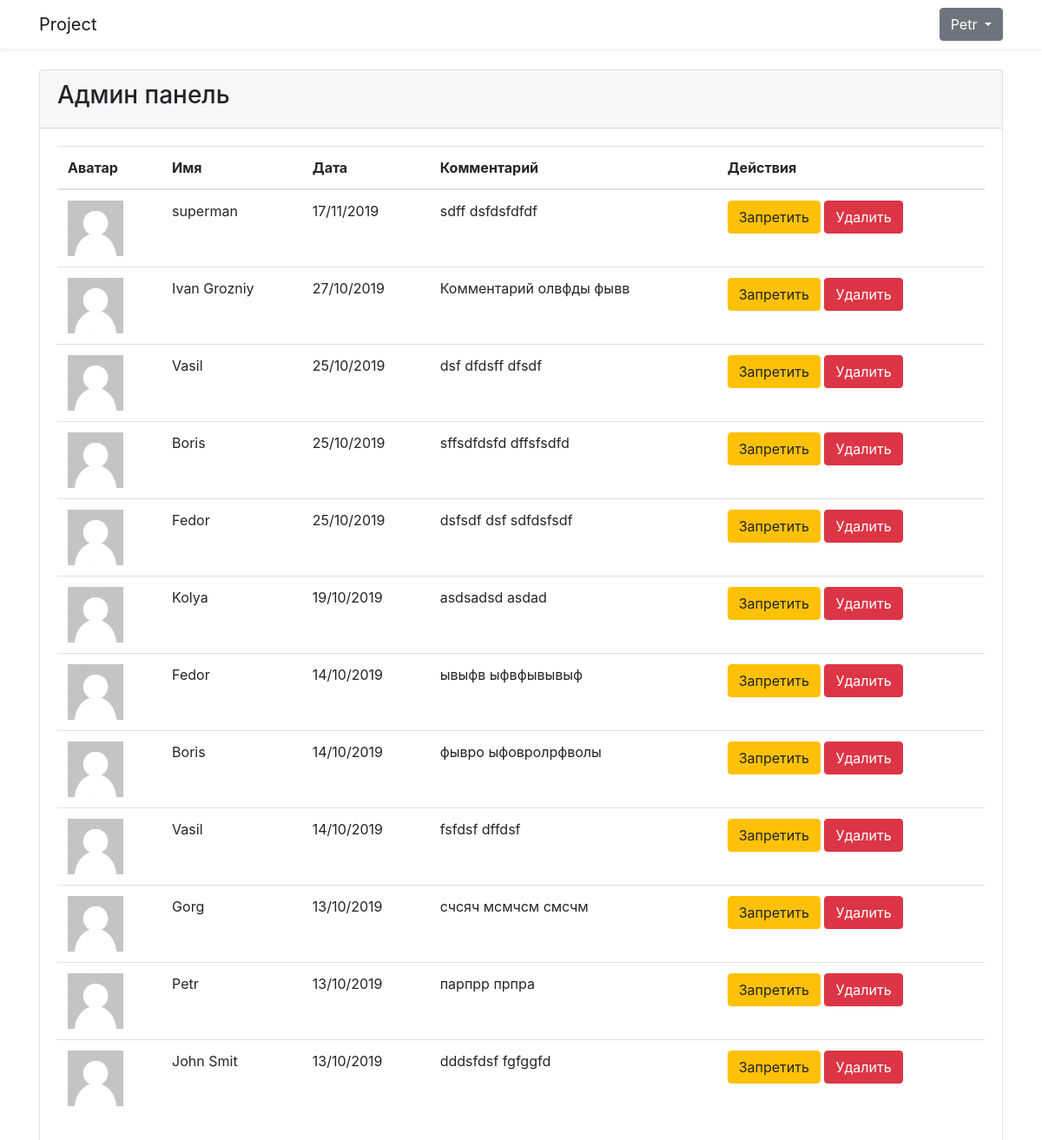
The page /admin.php (signed in) on the database its author committed.
### tables this page shows
CREATE TABLE `comments` (
  `id` int(11) NOT NULL,
  `comment` text NOT NULL,
  `date` timestamp NOT NULL DEFAULT CURRENT_TIMESTAMP,
  `user_id` int(11) NOT NULL,
  `status` int(1) NOT NULL DEFAULT '0'
);

CREATE TABLE `users` (
  `id` int(11) NOT NULL,
  `name` varchar(255) NOT NULL,
  `email` varchar(255) NOT NULL,
  `password` varchar(255) NOT NULL,
  `image` varchar(255) DEFAULT NULL
);

### admin.php (the view, shortened to what this page needs)
<?php
require_once($_SERVER["DOCUMENT_ROOT"].'/lib/header.php');
$sql = "SELECT c.id, c.date, c.comment, c.status, u.image, u.name
          FROM comments c INNER JOIN users u
            ON c.user_id = u.id
              ORDER BY c.date DESC";
$statement = $pdo->query($sql);
$resultComments = $statement->fetchAll(PDO::FETCH_ASSOC);
?>
        <main class="py-4">
            <div class="container">
                <div class="row justify-content-center">
                  <?php if(isset($_SESSION['email'])):?>
                    <div class="col-md-12">
                        <div class="card">
                            <div class="card-header"><h3>Админ панель</h3></div>
                            <div class="card-body">
                                <table class="table">
                                    <thead>
                                        <tr>
                                            <th>Аватар</th>
                                            <th>Имя</th>
                                            <th>Дата</th>
                                            <th>Комментарий</th>
                                            <th>Действия</th>
                                        </tr>
                                    </thead>
                                    <tbody>
                                        <?php foreach ($resultComments as $key => $value):?>
                                          <tr>
                                              <td>
                                                <?php if($value['image']):?>
                                                  <img src="<?=PATH_DIR_UPLOAD?>/<?=$value['image']?>" alt="<?=$value['name']?>" class="img-fluid" width="64" height="64">
                                                <?php else:?>
                                                  <img src="<?=PATH_DIR_UPLOAD?>/no-user.jpg" alt="<?=$value['name']?>" class="img-fluid" width="64" height="64">
                                                <?php endif?>
                                              </td>
                                              <td><?=$value['name']?></td>
                                              <td><?php echo date ('d/m/Y', strtotime($value['date']))?></td>
                                              <td><?=$value['comment']?></td>
                                              <td>
                                                <?if($value['status'] == 0):?>
                                                  <a href="lib/admin_handler.php?forbid=<?=$value['id']?>" class="btn btn-warning">Запретить</a>
                                                <?else:?>
                                                  <a href="lib/admin_handler.php?allow=<?=$value['id']?>" class="btn btn-success">Разрешить</a>
                                                <?endif?>
                                                  <a href="lib/admin_handler.php?delete=<?=$value['id']?>" onclick="return confirm('are you sure?')" class="btn btn-danger">Удалить</a>
                                              </td>
                                          </tr>
                                        <?php endforeach?>
                                    </tbody>
                                </table>
                            </div>
                        </div>
                    </div>
                  <?php endif?>
                </div>
            </div>
        </main>
<?php
require_once($_SERVER["DOCUMENT_ROOT"].'/lib/footer.php');
?>

### rows shown on the page
comments: user.name "superman", date "17/11/2019", comment "sdff dsfdsfdfdf"
comments: user.name "Ivan Grozniy", date "27/10/2019", comment "Комментарий олвфды фывв"
comments: user.name "Vasil", date "25/10/2019", comment "dsf dfdsff dfsdf"
comments: user.name "Boris", date "25/10/2019", comment "sffsdfdsfd dffsfsdfd"
comments: user.name "Fedor", date "25/10/2019", comment "dsfsdf dsf sdfdsfsdf"
comments: user.name "Kolya", date "19/10/2019", comment "asdsadsd asdad"
comments: user.name "Fedor", date "14/10/2019", comment "ывыфв ыфвфывывыф"
comments: user.name "Boris", date "14/10/2019", comment "фывро ыфовролрфволы"
comments: user.name "Vasil", date "14/10/2019", comment "fsfdsf dffdsf"
comments: user.name "Gorg", date "13/10/2019", comment "счсяч мсмчсм смсчм"
comments: user.name "Petr", date "13/10/2019", comment "парпрр прпра"
comments: user.name "John Smit", date "13/10/2019", comment "dddsfdsf fgfggfd"

### other values the page prints
$_SESSION['name'] "Petr"
